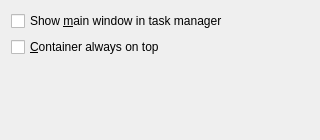
<ui version="4.0" >
 <class>OnTopCfgBase</class>
 <widget class="QWidget" name="OnTopCfgBase" >
  <property name="geometry" >
   <rect>
    <x>0</x>
    <y>0</y>
    <width>320</width>
    <height>140</height>
   </rect>
  </property>
  <property name="windowTitle" >
   <string></string>
  </property>
  <layout class="QVBoxLayout" >
   <property name="margin" >
    <number>11</number>
   </property>
   <property name="spacing" >
    <number>6</number>
   </property>
   <item>
    <widget class="QCheckBox" name="chkInTask" >
     <property name="text" >
      <string>Show &amp;main window in task manager</string>
     </property>
    </widget>
   </item>
   <item>
    <widget class="QCheckBox" name="chkContainer" >
     <property name="text" >
      <string>&amp;Container always on top</string>
     </property>
    </widget>
   </item>
   <item>
    <spacer>
     <property name="orientation" >
      <enum>Qt::Vertical</enum>
     </property>
     <property name="sizeType" >
      <enum>QSizePolicy::Expanding</enum>
     </property>
     <property name="sizeHint" >
      <size>
       <width>20</width>
       <height>20</height>
      </size>
     </property>
    </spacer>
   </item>
  </layout>
 </widget>
 <resources/>
 <connections/>
</ui>
